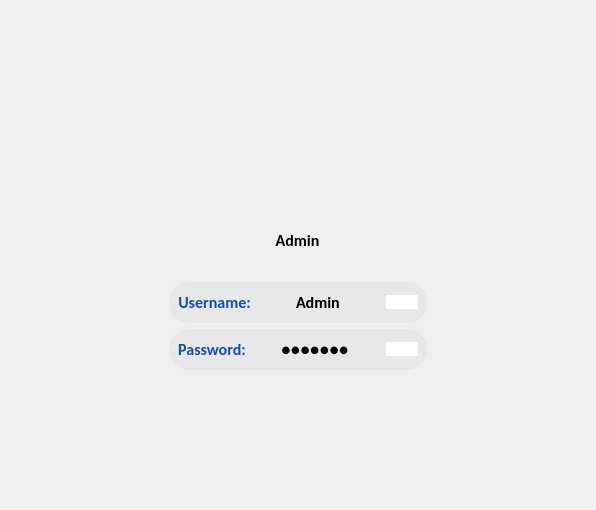
            <widget class="QWidget" name="profile_2">
             <layout class="QGridLayout" name="gridLayout_16">
              <item row="0" column="0">
               <spacer name="verticalSpacer_12">
                <property name="orientation">
                 <enum>Qt::Vertical</enum>
                </property>
                <property name="sizeType">
                 <enum>QSizePolicy::Fixed</enum>
                </property>
                <property name="sizeHint" stdset="0">
                 <size>
                  <width>20</width>
                  <height>10</height>
                 </size>
                </property>
               </spacer>
              </item>
              <item row="1" column="0">
               <widget class="QFrame" name="frame_9">
                <property name="styleSheet">
                 <string notr="true">border-radius:20px;</string>
                </property>
                <property name="frameShape">
                 <enum>QFrame::StyledPanel</enum>
                </property>
                <property name="frameShadow">
                 <enum>QFrame::Raised</enum>
                </property>
                <layout class="QGridLayout" name="gridLayout_18">
                 <item row="1" column="1">
                  <layout class="QGridLayout" name="gridLayout_25">
                   <property name="leftMargin">
                    <number>5</number>
                   </property>
                   <property name="topMargin">
                    <number>5</number>
                   </property>
                   <property name="rightMargin">
                    <number>5</number>
                   </property>
                   <property name="bottomMargin">
                    <number>5</number>
                   </property>
                   <item row="1" column="0">
                    <widget class="QLabel" name="username_label">
                     <property name="sizePolicy">
                      <sizepolicy hsizetype="Fixed" vsizetype="Fixed">
                       <horstretch>0</horstretch>
                       <verstretch>0</verstretch>
                      </sizepolicy>
                     </property>
                     <property name="maximumSize">
                      <size>
                       <width>150</width>
                       <height>100</height>
                      </size>
                     </property>
                     <property name="font">
                      <font>
                       <family>Calibri</family>
                       <pointsize>12</pointsize>
                       <bold>true</bold>
                      </font>
                     </property>
                     <property name="text">
                      <string>Admin</string>
                     </property>
                     <property name="alignment">
                      <set>Qt::AlignCenter</set>
                     </property>
                     <property name="wordWrap">
                      <bool>true</bool>
                     </property>
                    </widget>
                   </item>
                   <item row="0" column="0">
                    <widget class="QToolButton" name="toolButton_2">
                     <property name="enabled">
                      <bool>false</bool>
                     </property>
                     <property name="sizePolicy">
                      <sizepolicy hsizetype="Fixed" vsizetype="Fixed">
                       <horstretch>0</horstretch>
                       <verstretch>0</verstretch>
                      </sizepolicy>
                     </property>
                     <property name="styleSheet">
                      <string notr="true">border-radius:50px;</string>
                     </property>
                     <property name="text">
                      <string/>
                     </property>
                     <property name="icon">
                      <iconset resource="img.qrc">
                       <normaloff>:/img/person.png</normaloff>:/img/person.png</iconset>
                     </property>
                     <property name="iconSize">
                      <size>
                       <width>100</width>
                       <height>100</height>
                      </size>
                     </property>
                     <property name="popupMode">
                      <enum>QToolButton::DelayedPopup</enum>
                     </property>
                     <property name="autoRaise">
                      <bool>false</bool>
                     </property>
                    </widget>
                   </item>
                  </layout>
                 </item>
                 <item row="4" column="1">
                  <widget class="QFrame" name="frame_20">
                   <property name="maximumSize">
                    <size>
                     <width>600</width>
                     <height>50</height>
                    </size>
                   </property>
                   <property name="layoutDirection">
                    <enum>Qt::LeftToRight</enum>
                   </property>
                   <property name="styleSheet">
                    <string notr="true">background:#e7e7e7;
</string>
                   </property>
                   <property name="frameShape">
                    <enum>QFrame::StyledPanel</enum>
                   </property>
                   <property name="frameShadow">
                    <enum>QFrame::Raised</enum>
                   </property>
                   <layout class="QGridLayout" name="gridLayout_39">
                    <item row="0" column="0">
                     <widget class="QLabel" name="label_18">
                      <property name="font">
                       <font>
                        <family>Calibri</family>
                        <pointsize>12</pointsize>
                        <bold>true</bold>
                       </font>
                      </property>
                      <property name="styleSheet">
                       <string notr="true">color:#124eaf;</string>
                      </property>
                      <property name="text">
                       <string>Password:</string>
                      </property>
                      <property name="alignment">
                       <set>Qt::AlignCenter</set>
                      </property>
                     </widget>
                    </item>
                    <item row="0" column="2">
                     <widget class="QPushButton" name="edit_password_btn">
                      <property name="styleSheet">
                       <string notr="true">background:white;
border-radius:13px;</string>
                      </property>
                      <property name="text">
                       <string/>
                      </property>
                      <property name="icon">
                       <iconset resource="img.qrc">
                        <normaloff>:/img/edit_FILL0_wght400_GRAD0_opsz48.png</normaloff>:/img/edit_FILL0_wght400_GRAD0_opsz48.png</iconset>
                      </property>
                      <property name="iconSize">
                       <size>
                        <width>25</width>
                        <height>30</height>
                       </size>
                      </property>
                     </widget>
                    </item>
                    <item row="0" column="1">
                     <widget class="QLineEdit" name="password_profile">
                      <property name="font">
                       <font>
                        <family>Calibri</family>
                        <pointsize>12</pointsize>
                        <bold>true</bold>
                       </font>
                      </property>
                      <property name="styleSheet">
                       <string notr="true">color:black;</string>
                      </property>
                      <property name="text">
                       <string>Mostafa</string>
                      </property>
                      <property name="echoMode">
                       <enum>QLineEdit::Password</enum>
                      </property>
                      <property name="alignment">
                       <set>Qt::AlignCenter</set>
                      </property>
                      <property name="readOnly">
                       <bool>true</bool>
                      </property>
                     </widget>
                    </item>
                   </layout>
                  </widget>
                 </item>
                 <item row="3" column="1">
                  <widget class="QFrame" name="frame_19">
                   <property name="maximumSize">
                    <size>
                     <width>600</width>
                     <height>50</height>
                    </size>
                   </property>
                   <property name="layoutDirection">
                    <enum>Qt::LeftToRight</enum>
                   </property>
                   <property name="styleSheet">
                    <string notr="true">background:#e7e7e7;
</string>
                   </property>
                   <property name="frameShape">
                    <enum>QFrame::StyledPanel</enum>
                   </property>
                   <property name="frameShadow">
                    <enum>QFrame::Raised</enum>
                   </property>
                   <layout class="QGridLayout" name="gridLayout_38">
                    <item row="0" column="2">
                     <widget class="QPushButton" name="edit_username_btn">
                      <property name="styleSheet">
                       <string notr="true">background:white;
border-radius:13px;</string>
                      </property>
                      <property name="text">
                       <string/>
                      </property>
                      <property name="icon">
                       <iconset resource="img.qrc">
                        <normaloff>:/img/edit_FILL0_wght400_GRAD0_opsz48.png</normaloff>:/img/edit_FILL0_wght400_GRAD0_opsz48.png</iconset>
                      </property>
                      <property name="iconSize">
                       <size>
                        <width>25</width>
                        <height>30</height>
                       </size>
                      </property>
                      <property name="autoExclusive">
                       <bool>true</bool>
                      </property>
                     </widget>
                    </item>
                    <item row="0" column="1">
                     <widget class="QLineEdit" name="username_profile">
                      <property name="sizePolicy">
                       <sizepolicy hsizetype="Expanding" vsizetype="Fixed">
                        <horstretch>0</horstretch>
                        <verstretch>0</verstretch>
                       </sizepolicy>
                      </property>
                      <property name="font">
                       <font>
                        <family>Calibri</family>
                        <pointsize>12</pointsize>
                        <bold>true</bold>
                       </font>
                      </property>
                      <property name="styleSheet">
                       <string notr="true">color:black;</string>
                      </property>
                      <property name="text">
                       <string>Admin</string>
                      </property>
                      <property name="alignment">
                       <set>Qt::AlignCenter</set>
                      </property>
                      <property name="readOnly">
                       <bool>true</bool>
                      </property>
                     </widget>
                    </item>
                    <item row="0" column="0">
                     <widget class="QLabel" name="label_17">
                      <property name="font">
                       <font>
                        <family>Calibri</family>
                        <pointsize>12</pointsize>
                        <bold>true</bold>
                       </font>
                      </property>
                      <property name="styleSheet">
                       <string notr="true">color:#124eaf;</string>
                      </property>
                      <property name="text">
                       <string>Username:</string>
                      </property>
                      <property name="alignment">
                       <set>Qt::AlignCenter</set>
                      </property>
                     </widget>
                    </item>
                   </layout>
                  </widget>
                 </item>
                 <item row="0" column="1">
                  <spacer name="verticalSpacer_38">
                   <property name="orientation">
                    <enum>Qt::Vertical</enum>
                   </property>
                   <property name="sizeHint" stdset="0">
                    <size>
                     <width>20</width>
                     <height>80</height>
                    </size>
                   </property>
                  </spacer>
                 </item>
                 <item row="0" column="0" rowspan="2">
                  <spacer name="horizontalSpacer_36">
                   <property name="orientation">
                    <enum>Qt::Horizontal</enum>
                   </property>
                   <property name="sizeHint" stdset="0">
                    <size>
                     <width>149</width>
                     <height>20</height>
                    </size>
                   </property>
                  </spacer>
                 </item>
                 <item row="6" column="1">
                  <spacer name="verticalSpacer_43">
                   <property name="orientation">
                    <enum>Qt::Vertical</enum>
                   </property>
                   <property name="sizeHint" stdset="0">
                    <size>
                     <width>20</width>
                     <height>80</height>
                    </size>
                   </property>
                  </spacer>
                 </item>
                 <item row="2" column="1">
                  <spacer name="verticalSpacer_44">
                   <property name="orientation">
                    <enum>Qt::Vertical</enum>
                   </property>
                   <property name="sizeType">
                    <enum>QSizePolicy::Fixed</enum>
                   </property>
                   <property name="sizeHint" stdset="0">
                    <size>
                     <width>20</width>
                     <height>20</height>
                    </size>
                   </property>
                  </spacer>
                 </item>
                 <item row="0" column="2" rowspan="2">
                  <spacer name="horizontalSpacer_35">
                   <property name="orientation">
                    <enum>Qt::Horizontal</enum>
                   </property>
                   <property name="sizeHint" stdset="0">
                    <size>
                     <width>149</width>
                     <height>20</height>
                    </size>
                   </property>
                  </spacer>
                 </item>
                 <item row="5" column="1">
                  <spacer name="verticalSpacer_45">
                   <property name="orientation">
                    <enum>Qt::Vertical</enum>
                   </property>
                   <property name="sizeHint" stdset="0">
                    <size>
                     <width>20</width>
                     <height>40</height>
                    </size>
                   </property>
                  </spacer>
                 </item>
                </layout>
               </widget>
              </item>
             </layout>
            </widget>
